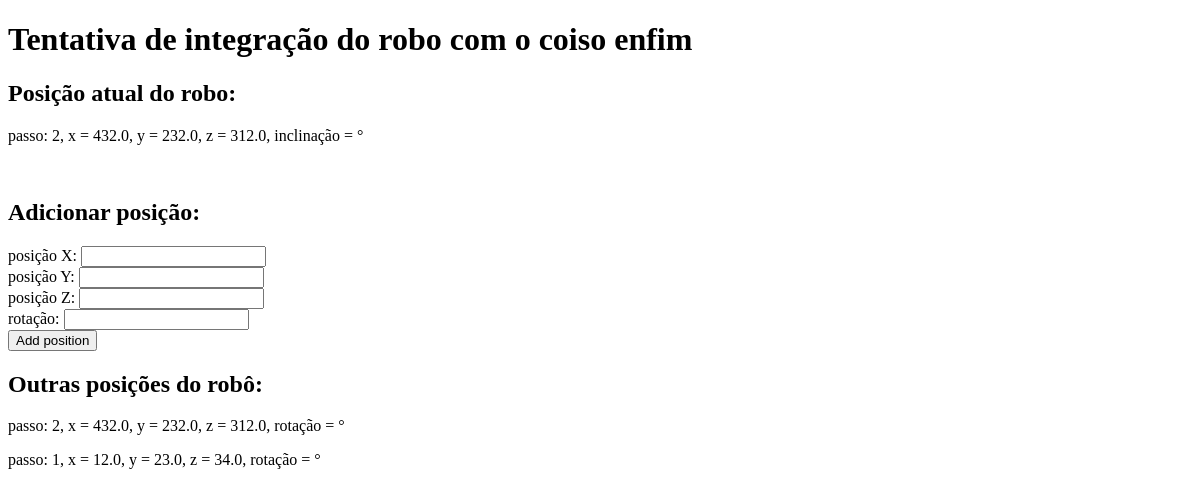
/, run on an earlier commit of the app's database.
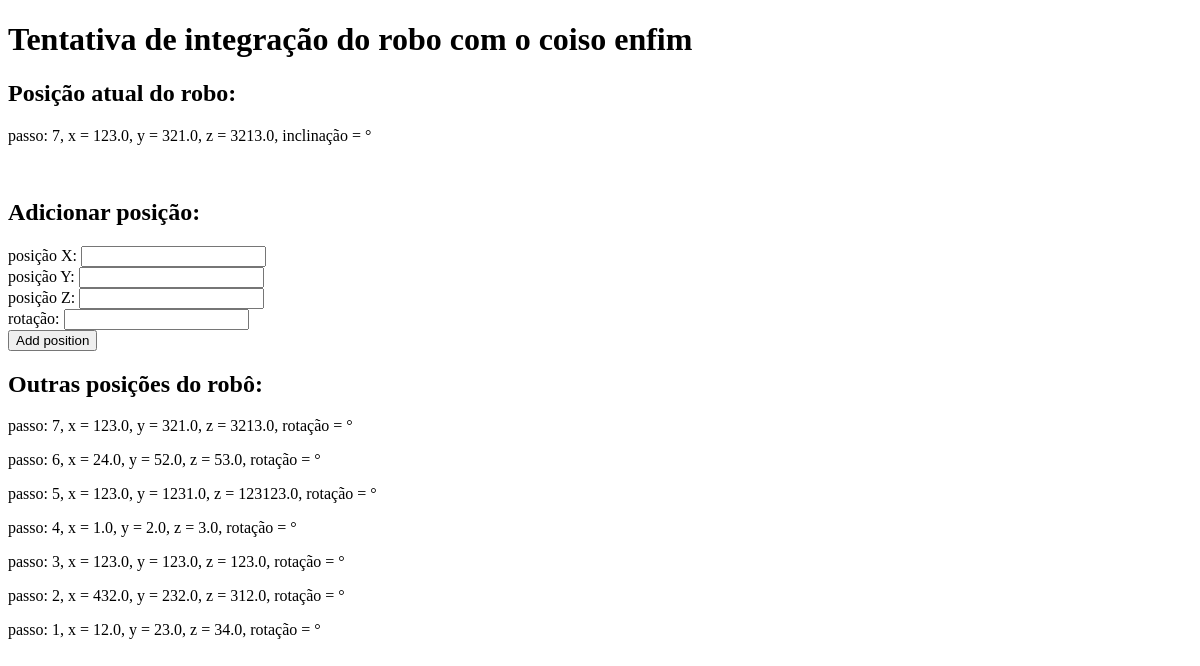
And on a later commit of the database.
### tables this page shows
CREATE TABLE robot
            (id INTEGER PRIMARY KEY AUTOINCREMENT,
            x FLOAT,
            y FLOAT,
            z FLOAT);

### app.py (the view)
@app.route('/')
def robot():
    try:
        db = sqlite3.connect('robot.db')
        sql = db.cursor()
        sql.execute('SELECT * FROM robot ORDER BY id DESC')
        result = sql.fetchall()
        for position in result:
            print(position)
        db.close()
        return render_template('robot.html', result=result)
    except Exception as e:
        return render_template('robot.html', result=str(e))

### templates/robot.html (shortened to what this page needs)
<!DOCTYPE html>
<html lang="en">
  <head>
  </head>
  <body>
    <h1>Tentativa de integração do robo com o coiso enfim</h1>
    <div>
      <h2>Posição atual do robo:</h2>
      <p>
        passo: {{result[0][0]}}, x = {{result[0][1]}}, y = {{result[0][2]}}, z =
        {{result[0][3]}}, inclinação = {{result[0][4]}}°
      </p>
    </div>
    <br />
    <div>
      <h2>Adicionar posição:</h2>
      <form action="/set_position" method="POST">
        <label for="x">posição X: </label>
        <input type="number" step="any" id="x" name="x" />
        <br />
        <label for="y">posição Y: </label>
        <input type="number" step="any" id="y" name="y" />
        <br />
        <label for="z">posição Z: </label>
        <input type="number" step="any" id="z" name="z" />
        <br />
        <label for="rotation"> rotação: </label>
        <input type="number" step="any" id="rotation" name="rotation" />
        <br/>
        <input type="submit" value="Add position" />
      </form>
    </div>
    <div>
      <h2>Outras posições do robô:</h2>
        <div class="positions">
          {%for position in result%}
          <p id="position_{{position[0]}}">
            passo: {{position[0]}}, x = {{position[1]}}, y = {{position[2]}}, z
            = {{position[3]}}, rotação = {{position[4]}}°
          </p>
          {% endfor %}
        </div>
    </div>
  </body>
</html>

What changed in the data, as far as the page shows it:
added robot: id "7", x "123.0", y "321.0", z "3213.0"
added robot: id "6", x "24.0", y "52.0", z "53.0"
added robot: id "5", x "123.0", y "1231.0", z "123123.0"
added robot: id "4", x "1.0", y "2.0", z "3.0"
added robot: id "3", x "123.0", y "123.0", z "123.0"
Also different on the page:
{{ result[0][0] }}: "2" → "7"
{{ result[0][1] }}: "432.0" → "123.0"
{{ result[0][2] }}: "232.0" → "321.0"
{{ result[0][3] }}: "312.0" → "3213.0"
